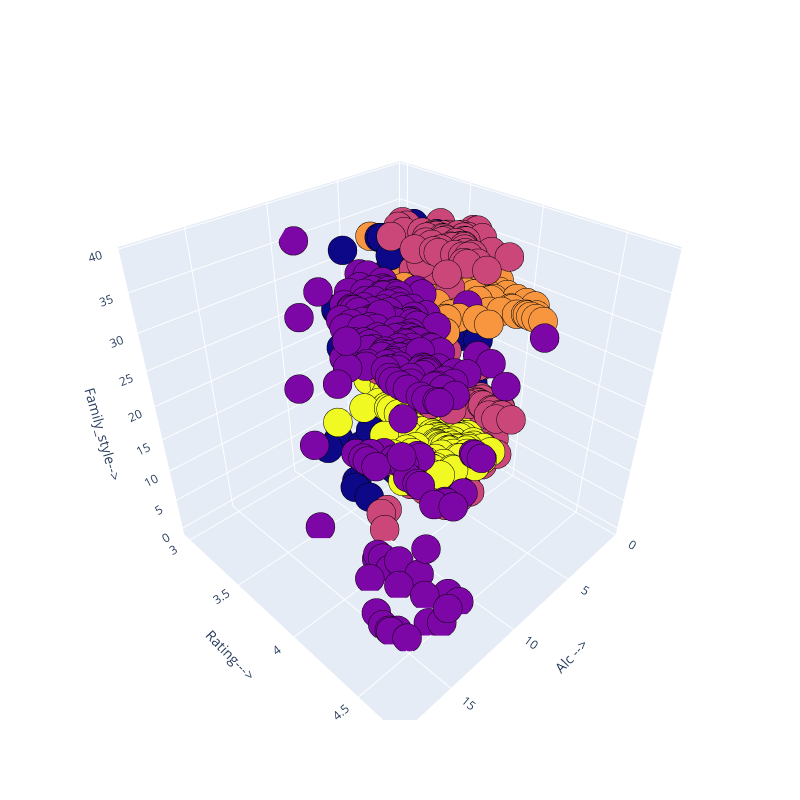

Write notebook code for a chart like this one.
### Markdown cell above
#### Finally, a 3D graph with the 3 columns of Alcohol, Rating and Style, where we can move it to see how the 5 clusters were composed.

### Code cell
y_kmeans = kmeans_model.predict(scaled_data)

Scene = dict(xaxis = dict(title  = 'Alc -->'),yaxis = dict(title  = 'Rating--->'),zaxis = dict(title  = 'Family_style-->'))

labels = kmeans_model.labels_
trace = go.Scatter3d(x=relevant_cols["Alc"], y=relevant_cols["Rating"], z=relevant_cols["NFamily_style"], mode='markers',marker=dict(color = labels, size= 10, line=dict(color= 'black',width = 10)))
layout = go.Layout(margin=dict(l=0,r=0),scene = Scene,height = 800,width = 800)
data = [trace]
fig = go.Figure(data = data, layout = layout)
fig.show()

### Figure 1 — Plotly figure (JSON) as saved in the notebook; plotly's stock layout.template omitted (floating-point values rounded to 4 significant figures; data arrays with more than 128 entries replaced by an {"elided": "..."} marker saying what was removed)
{"data": [{"marker": {"color": {"elided": "786 int values"}, "line": {"color": "black", "width": 10}, "size": 10}, "mode": "markers", "type": "scatter3d", "x": {"elided": "786 float values"}, "y": {"elided": "786 float values"}, "z": {"elided": "786 int values"}}], "layout": {"height": 800, "margin": {"l": 0, "r": 0}, "scene": {"xaxis": {"title": {"text": "Alc -->"}}, "yaxis": {"title": {"text": "Rating--->"}}, "zaxis": {"title": {"text": "Family_style-->"}}}, "width": 800}}
